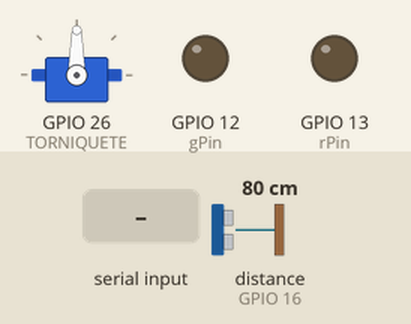
Recording of a sketch running on a simulated ESP32. Shown: servo, output pins drawn as LEDs (lit = HIGH). The inputs (shaded band) are chosen by the test bench; at power-on: distance to the obstacle (sensor on GPIO 16) 80 cm. The echo pulse lasts 58.3 µs per cm; what the sketch prints to the serial monitor is not drawn.

Above: at 1.2 s.
1.3 s: "1" received over Serial
At 2.2 s:
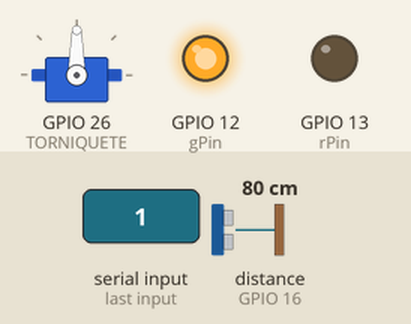
2.8 s: "0" received over Serial
At 4.6 s:
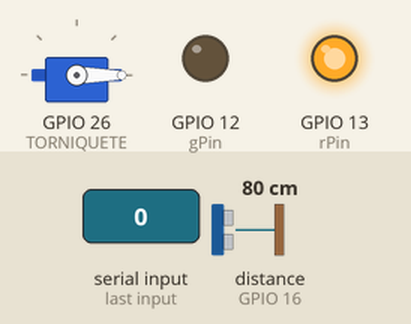
5.8 s: distance to the obstacle (sensor on GPIO 16) set to 22 cm
At 8.1 s:
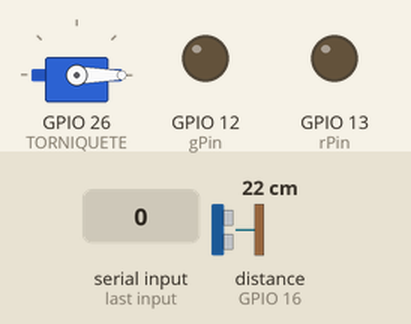
8.8 s: distance to the obstacle (sensor on GPIO 16) set to 18 cm
Timing chart, 0 to 11.8 s (numbered marks = the images above; inputs shaded):
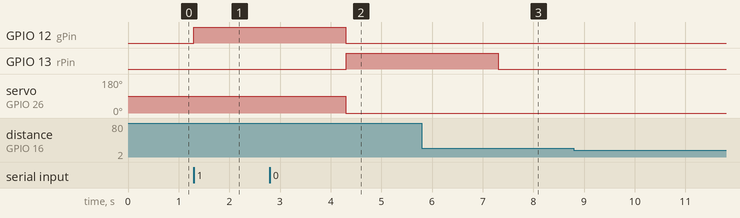

Measured:
- after the input at 1.3 s, GPIO 12 (gPin): LOW → HIGH at once
- after the input at 2.8 s, GPIO 13 (rPin): LOW → HIGH after 1.5 s
- after the input at 8.8 s, every drawn part: stays the same

The sketch:

Proyecto_facial.ino
```cpp
#include <ESP32Servo.h>
#include <NewPing.h>

Servo torniquete;

const int gPin = 12;  // LED verde conectado al pin 2
const int rPin = 13;  // LED rojo conectado al pin 4
const int TRIGGER_PIN = 4;  // Pin para el trigger del sensor ultrasónico
const int ECHO_PIN = 16;     // Pin para el echo del sensor ultrasónico
const int TORNIQUETE = 26; //Pin para el PWM del Servo
const int MAX_DISTANCE = 20; // Distancia máxima a medir en cm

NewPing sonar(TRIGGER_PIN, ECHO_PIN, MAX_DISTANCE);

unsigned long lastDetectionTime = 0;
const unsigned long detectionCooldown = 1000; // 1 segundo de espera entre detecciones

void setup() {
  Serial.begin(115200);  // Iniciar comunicación serial
  pinMode(gPin, OUTPUT);  // Configurar el pin del LED verde como salida
  pinMode(rPin, OUTPUT);  // Configurar el pin del LED rojo como salida
  digitalWrite(gPin, LOW);  // Inicialmente, LED verde apagado
  digitalWrite(rPin, LOW);  // Inicialmente, LED rojo apagado
  torniquete.attach(TORNIQUETE);     // Conectar el servo al pin 9
}

void loop() {
  // Medir la distancia con el sensor ultrasónico
  int distance = sonar.ping_cm();

  // Si se detecta un objeto a 30 cm y ha pasado el tiempo de espera
  if (distance > 0 && distance <= 30 && (millis() - lastDetectionTime > detectionCooldown)) {
    Serial.write('q');  // Enviar 'q' para activar la captura y comparación de imágenes
    lastDetectionTime = millis();  // Actualizar el tiempo de la última detección
  }

  if (Serial.available() > 0) {  // Si hay datos disponibles
    char estado = Serial.read();  // Leer el byte recibido

    if (estado == '1') {
      digitalWrite(rPin, LOW);  // Apagar el LED rojo
      digitalWrite(gPin, HIGH);  // Encender el LED verde
      torniquete.write(90);
      delay(3000);
      digitalWrite(gPin, LOW);
      torniquete.write(0);
    }
    else if (estado == '0') {
      digitalWrite(gPin, LOW);  // Apagar el LED verde
      digitalWrite(rPin, HIGH);  // Encender el LED rojo
      delay(3000);
      digitalWrite(rPin, LOW);
    }
  }
}
```
